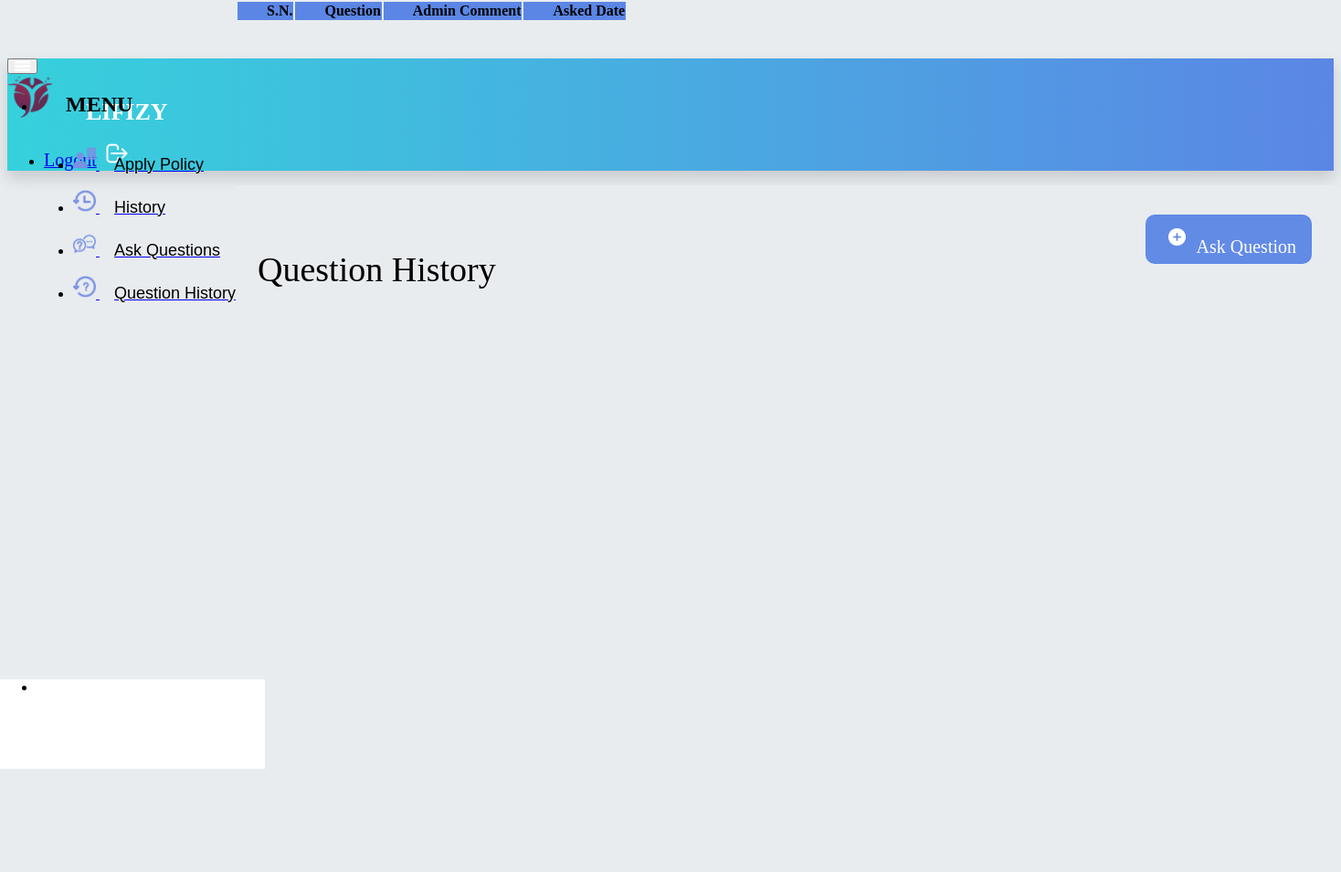
The page /customer/question-history (signed in) on the database as committed earlier.
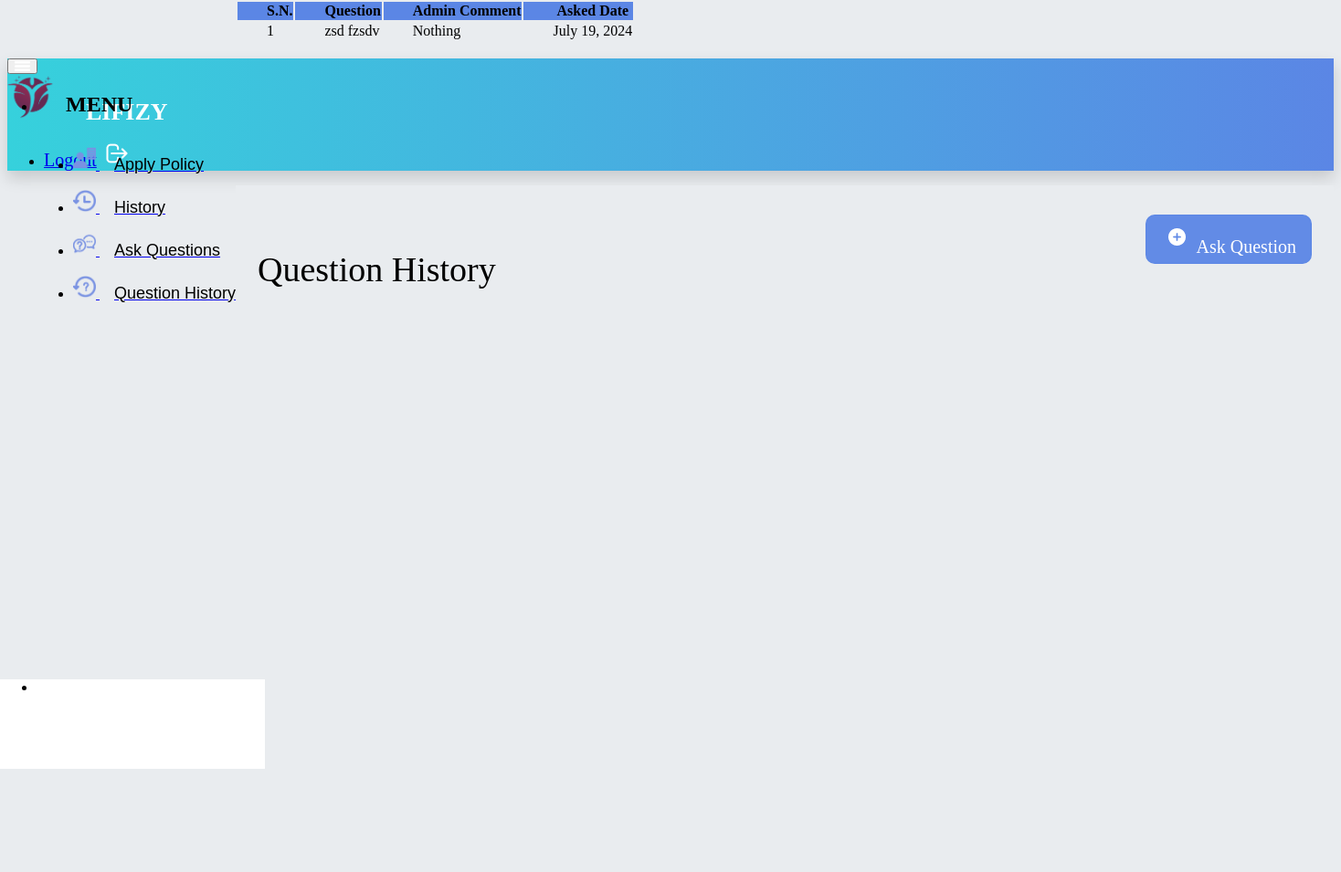
The same page on the database as committed later.
### insurance/models.py (models this page shows, shortened)
class Question(models.Model):
    customer = models.ForeignKey(Customer, on_delete=models.CASCADE)
    description = models.CharField(max_length=500)
    admin_comment = models.CharField(max_length=200, default='Nothing')
    asked_date = models.DateField(auto_now=True)
    replied = models.BooleanField(default=False)

### customer/views.py (the view)
# urls.py: path('question-history', views.question_history_view, name='question-history'),
def question_history_view(request):
    customer = models.Customer.objects.get(user_id=request.user.id)
    questions = CMODEL.Question.objects.all().filter(customer=customer)
    return render(request, 'customer/question_history.html', {'questions': questions, 'customer': customer})

### templates/customer/question_history.html (shortened to what this page needs)
{% extends 'customer/customerbase.html' %}
{% load static %}
{% block content %}
    <div class="wrapper">
        <div class="heading-section">
            <p class="mb-0 text-dark heading-text">Question History</p>
            <a href="/customer/ask-question" class="add-style">
                <div class="heading-button d-flex justify-content-center align-items-center">
                    <img src="{% static "image/addicon.png" %}" alt="Actions" class="img-section actions-icon
            dropdown-toggle">
                    Ask Question
                </div>
            </a>
        </div>
        <div class="card shadow border-0 mb-7 m-4 main-card">
            <div class="scrollable">
                <div class="table-responsive">
                    <table class="table table-hover table-nowrap table-striped position-relative">
                        <thead class="main-header" style="position: sticky; top: 0; z-index: 1000">
                        <tr>
                            <th scope="col" class="text-white pl-6">S.N.</th>
                            <th scope="col" class="text-white pl-6">Question</th>
                            <th scope="col" class="text-white">Admin Comment</th>
                            <th scope="col" class="text-white">Asked Date</th>
                        </tr>
                        </thead>
                        <tbody>
                        {% for t in questions %}
                            <tr>
                                <td> {{ forloop.counter }}</td>
                                <td> {{ t.description }}</td>
                                <td>{{ t.admin_comment }}</td>
                                <td>{{ t.asked_date }}</td>
                            </tr>
                        {% endfor %}
                        </tbody>
                    </table>
                </div>
            </div>
        </div>
    </div>
{% endblock %}

Rows that differ between the two databases and show on the page:
added Question: description "zsd fzsdv", admin_comment "Nothing", asked_date "July 19, 2024"
